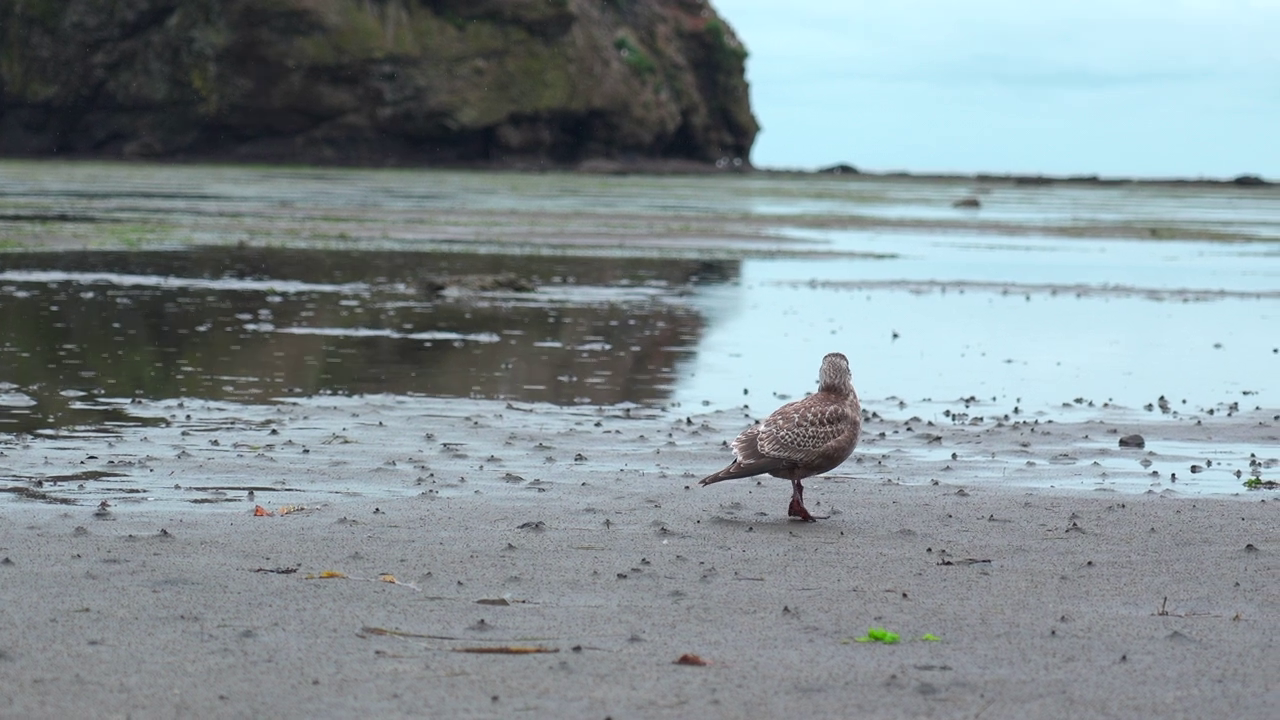
#> input picture frame 16 of IndTask1/video/bird.mp4, 1280 x 720 px, given in place of ski.mp4, which was not available
$ python main.py
#> lines starting #> are read from the running program, lines starting #| are printed output that depends on the picture; after the words box and inside, x2 and y2 are one past the last pixel; in counts of white or black regions, pixels touching at a corner belong together
import cv2
import medianflow

trackers = {
    'csrt': cv2.legacy.TrackerCSRT.create,
    'medianflow': cv2.legacy.TrackerMedianFlow.create,
    'mosse': cv2.legacy.TrackerMOSSE.create,

    'our_median_flow': medianflow.MedianFlow
}

videos = ['duck', 'bmw', 'nosferatu', 'run', 'ski']

# Настройки
name = videos[4]
path = f'./video/{name}.mp4'
tracker_selection = 'csrt'
reset_tracker_on_fail = True
write_video = False
window_name = 'Tracking'
window_size = (1024, 576)
output_path = f'./out/Tracking_{name}_{tracker_selection}.mp4'

cap = cv2.VideoCapture(path)
w = int(cap.get(cv2.CAP_PROP_FRAME_WIDTH))
h = int(cap.get(cv2.CAP_PROP_FRAME_HEIGHT))
fps = cap.get(cv2.CAP_PROP_FPS)
duration = int(cap.get(cv2.CAP_PROP_FRAME_COUNT) / fps)
fourcc = int(cap.get(cv2.CAP_PROP_FOURCC))
fourcc = chr(fourcc & 0xff) + chr((fourcc >> 8) & 0xff) + chr((fourcc >> 16) & 0xff) + chr((fourcc >> 24) & 0xff) # преобразования кода кодека видео в четырехсимвольную строку
print(f'\nПАРАМЕТРЫ ВИДЕО')
print(f'{path} | {fourcc} | {w}x{h} | {fps} fps | {duration} seconds\n')
cv2.namedWindow(window_name, cv2.WINDOW_NORMAL)
cv2.resizeWindow(window_name, *window_size)
tracker = trackers[tracker_selection]()
roi = None
if write_video:
    fourcc = cv2.VideoWriter.fourcc(*'mp4v')
    video_writer = cv2.VideoWriter(output_path, fourcc, fps, (w, h))

while True:
    ok, frame = cap.read()
#> frame is the input picture: shape (720, 1280, 3); mean B, G, R 148.3, 144, 131.7
    key = cv2.waitKey(1) & 0xFF
#> (key q is pressed here)
    if not ok or key == 27:
        break

    if roi is not None:
        timer = cv2.getTickCount()
        success, box = tracker.update(frame)
        frametime = (cv2.getTickCount() - timer) / cv2.getTickFrequency()
        if success:
            x, y, w, h = [int(c) for c in box]
            cv2.rectangle(frame, (x, y), (x + w, y + h), (0, 0, 200), 2)
        else:
            print('Не удалось отследить объект')
            cv2.putText(frame, 'Tracking failed!!', (50, 50), cv2.FONT_HERSHEY_SIMPLEX, 1.0, (203, 192, 255), 3, cv2.LINE_AA)
            if reset_tracker_on_fail:
                roi = None
                tracker = trackers[tracker_selection]()
    else:
        cv2.putText(frame, 'Press "s" to select ROI', (50, 50), cv2.FONT_HERSHEY_SIMPLEX, 1.0, (203, 192, 255), 3, cv2.LINE_AA)
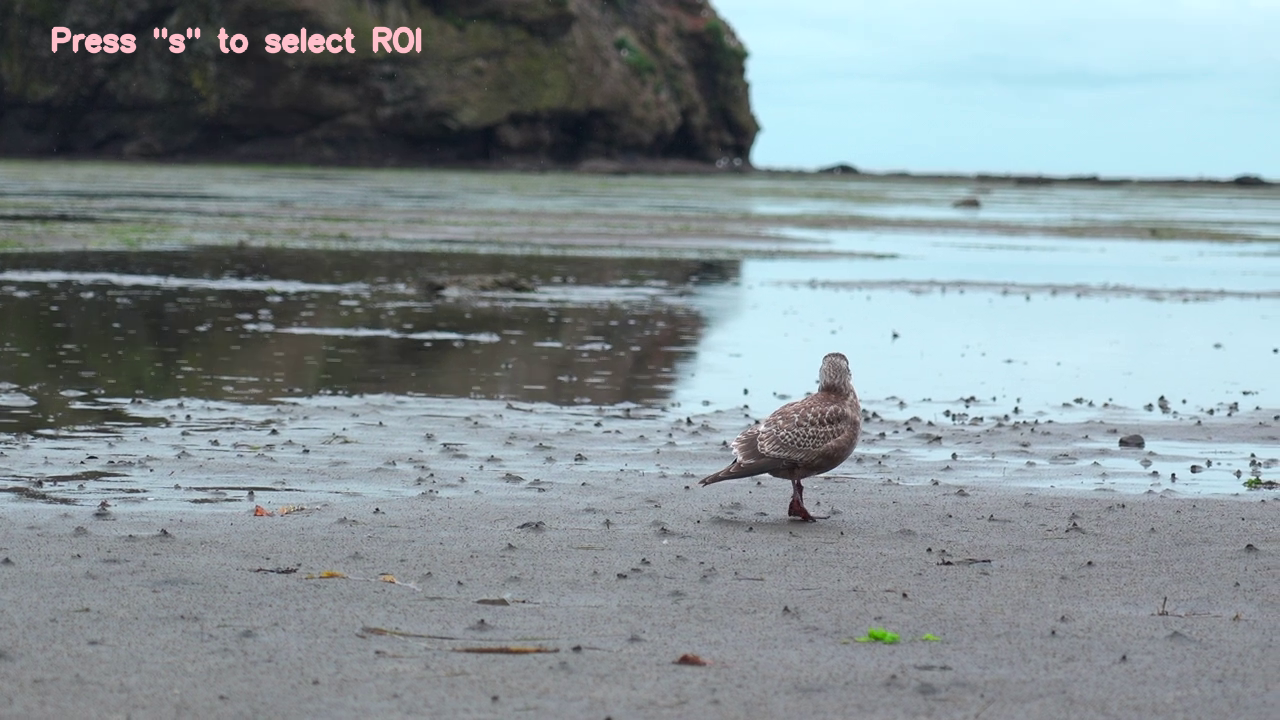
#> frame: shape (720, 1280, 3); 0.56% of pixels changed, all inside (x1, y1, x2, y2) = (51, 26, 422, 54)

    cv2.imshow('Tracking', frame)
    if key == ord('s'):
        roi = cv2.selectROI(window_name, frame)
        tracker = trackers[tracker_selection]()
        tracker.init(frame, roi)
    elif key == ord('q'):
        roi = None
    if write_video:
        video_writer.write(frame)

cv2.destroyAllWindows()

$ run again, starting later in the video
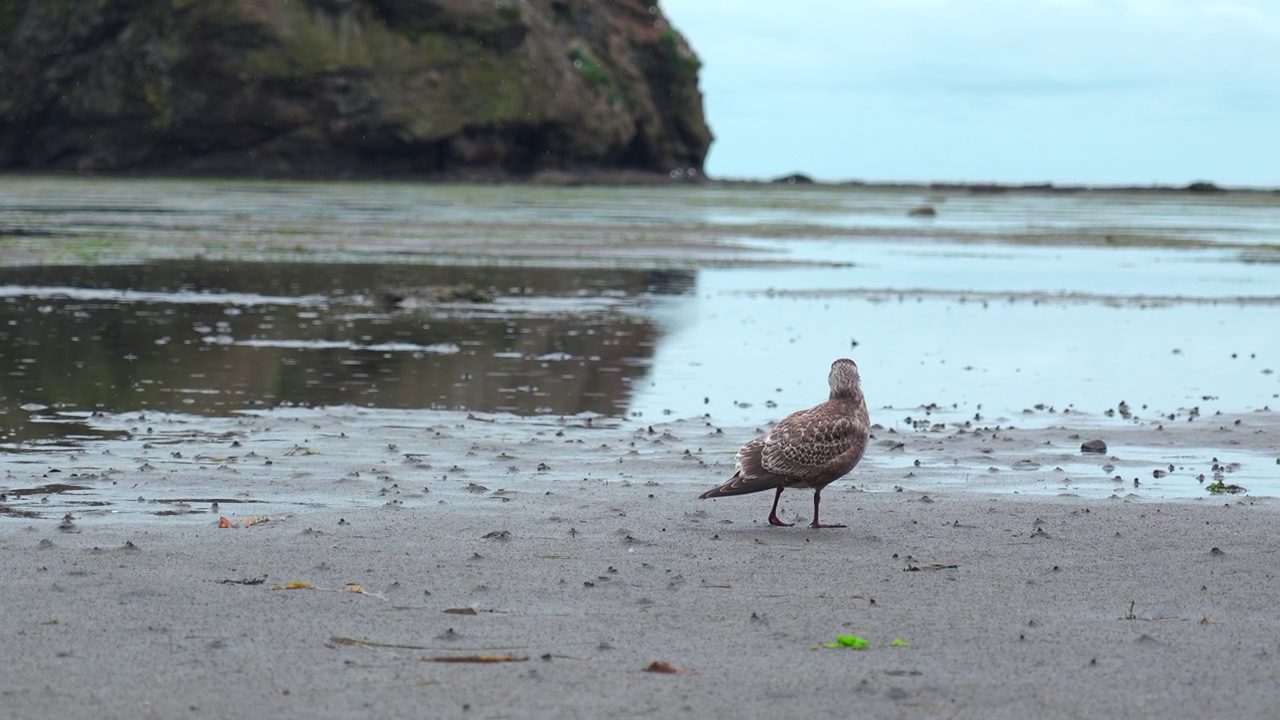
#> input picture frame 73 of IndTask1/video/bird.mp4, 1280 x 720 px, given in place of ski.mp4, which was not available
#> frame is the input picture: shape (720, 1280, 3); mean B, G, R 151.7, 146.9, 134
#> `cv2.putText(frame, 'Press "s" to select ROI', (50, 50), cv2.FONT_HERSH..`:
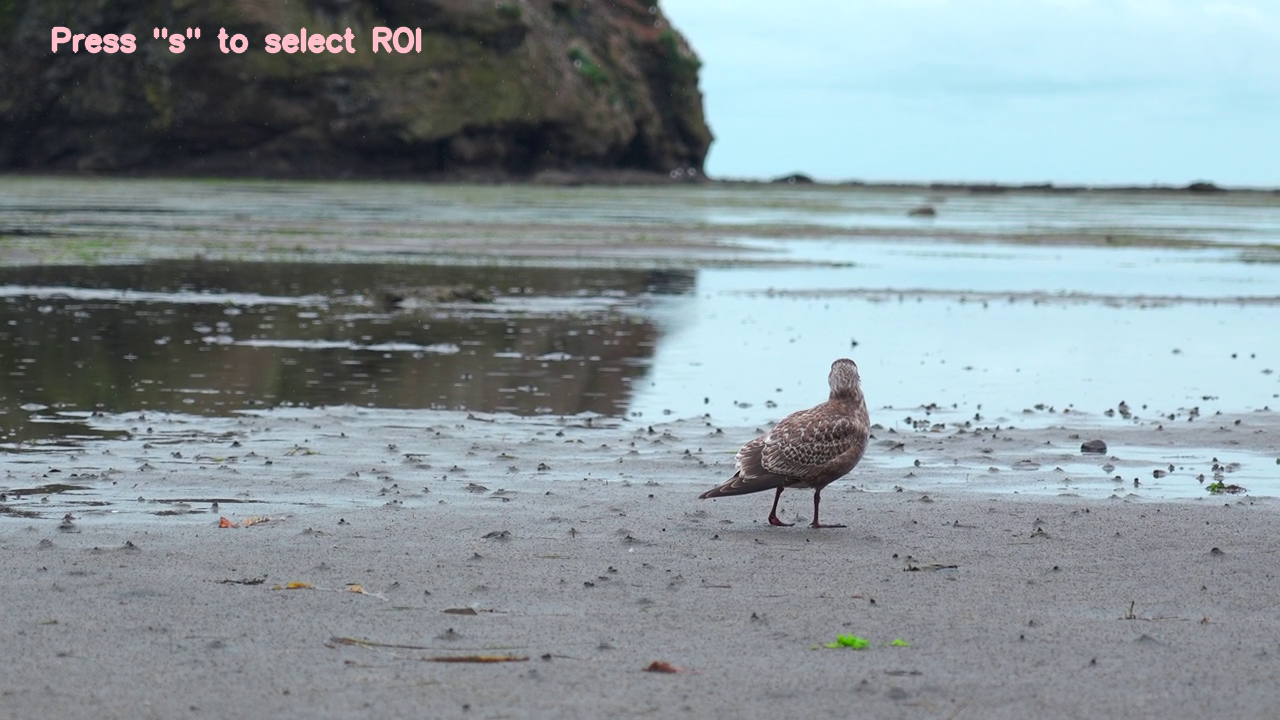
#> frame: shape (720, 1280, 3); 0.56% of pixels changed, all inside (x1, y1, x2, y2) = (51, 26, 422, 54)

$ run again, starting later in the video
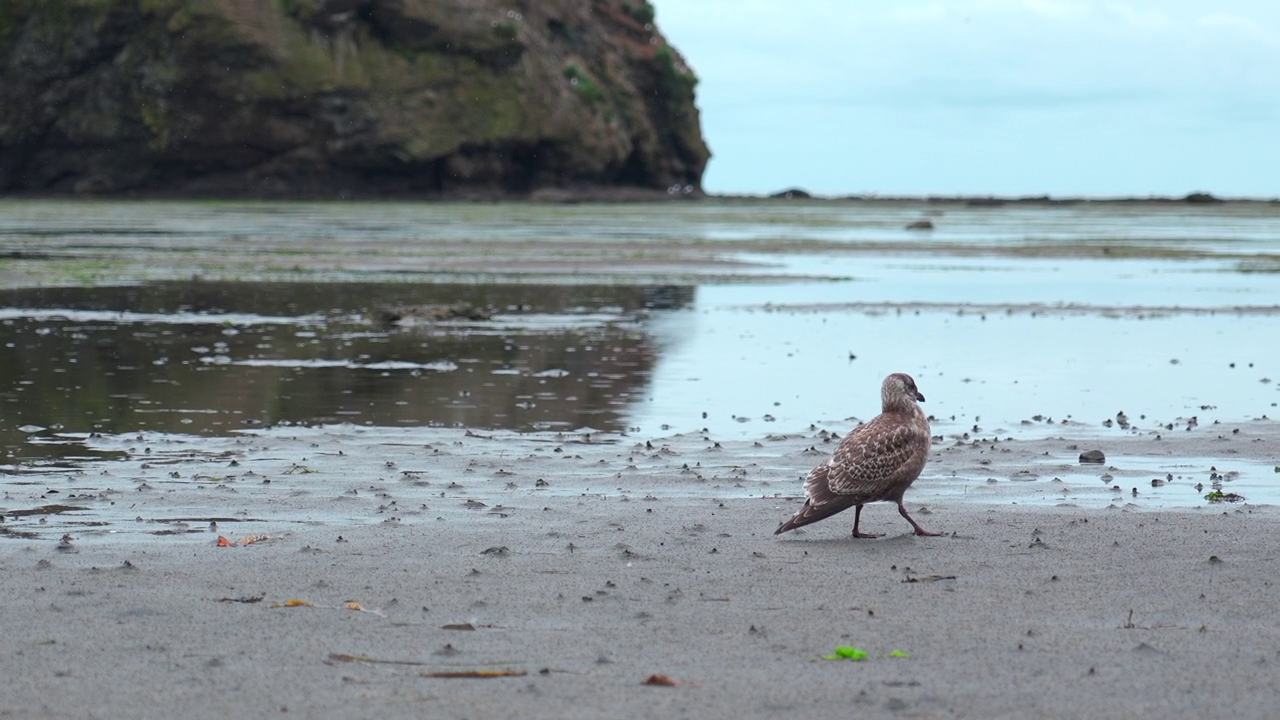
#> input picture frame 131 of IndTask1/video/bird.mp4, 1280 x 720 px, given in place of ski.mp4, which was not available
#> frame is the input picture: shape (720, 1280, 3); mean B, G, R 151.4, 146.8, 133.7
#> `cv2.putText(frame, 'Press "s" to select ROI', (50, 50), cv2.FONT_HERSH..`:
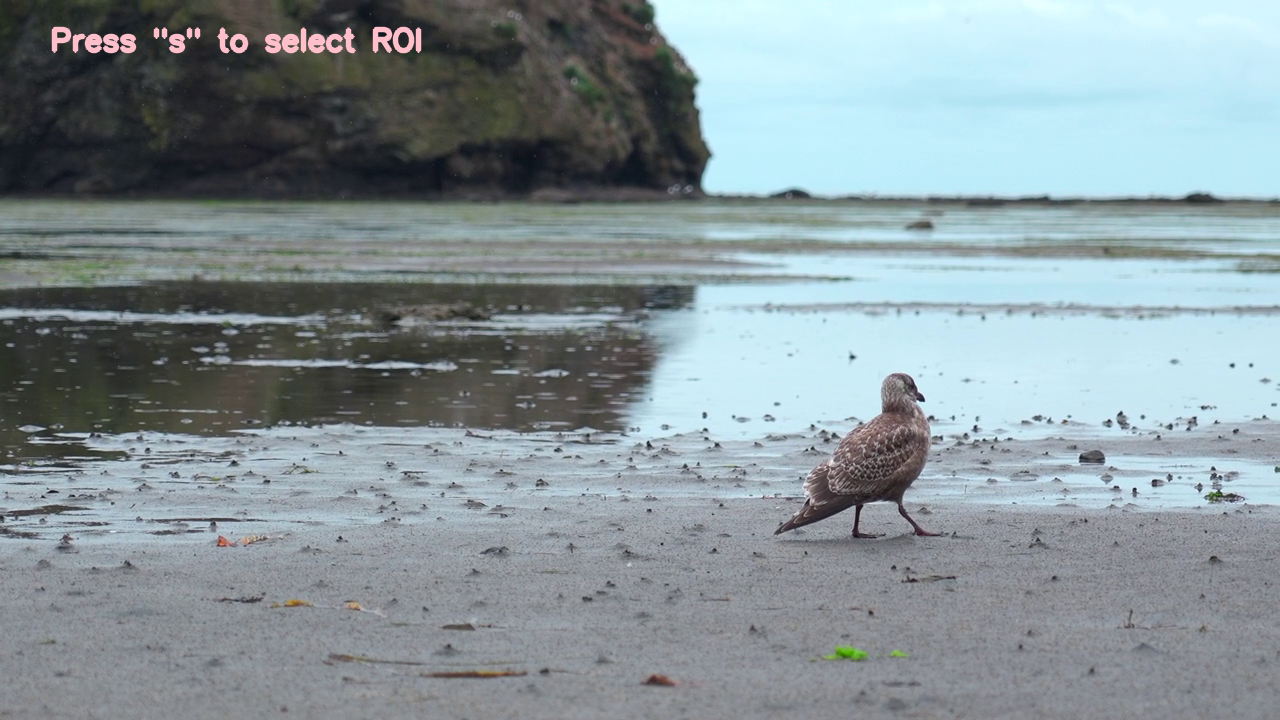
#> frame: shape (720, 1280, 3); 0.56% of pixels changed, all inside (x1, y1, x2, y2) = (51, 26, 422, 54)
